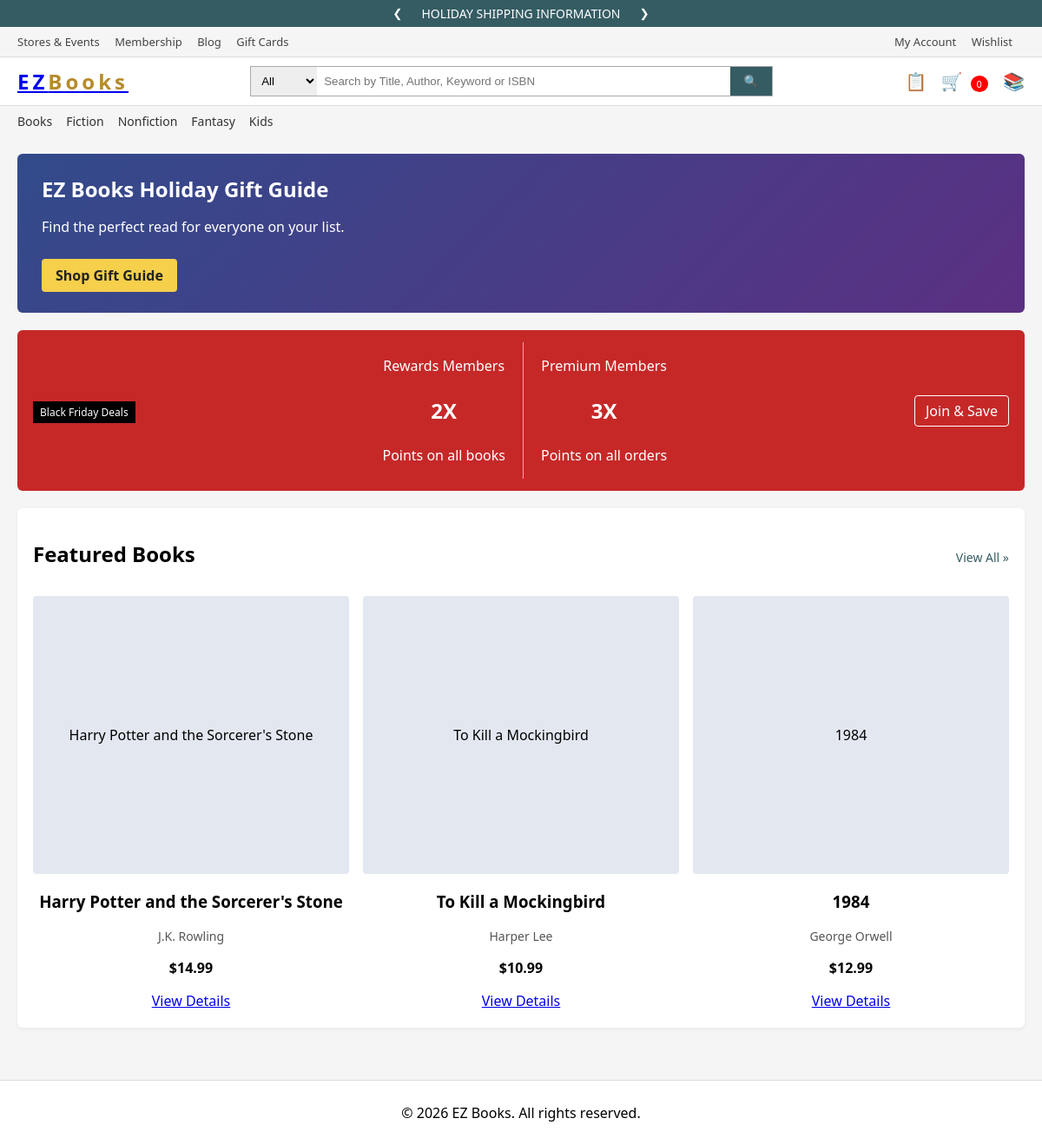
The page / on the database its author committed.
### tables this page shows
CREATE TABLE books (
    book_id INT AUTO_INCREMENT PRIMARY KEY,
    title VARCHAR(150) NOT NULL,
    category VARCHAR(50) NOT NULL,
    list_price DECIMAL(6,2) NOT NULL,
    stock_qty INT NOT NULL,
    published_date DATE NOT NULL,
    image_file VARCHAR(255)
);

### index.php (the view, shortened to what this page needs)
<?php
require 'db_connect.php';
include 'header.php';
$sql = "SELECT b.book_id, b.title, b.category, b.list_price, b.image_file,
               GROUP_CONCAT(DISTINCT CONCAT(a.first_name, ' ', a.last_name) SEPARATOR ', ') AS authors
        FROM books b
        LEFT JOIN book_authors ba ON b.book_id = ba.book_id
        LEFT JOIN authors a ON ba.author_id = a.author_id
        GROUP BY b.book_id
        ORDER BY b.published_date DESC
        LIMIT 4";
$result = $conn->query($sql);
?>
<section class="hero-banner">
  <div class="hero-content">
    <h1>EZ Books Holiday Gift Guide</h1>
    <p>Find the perfect read for everyone on your list.</p>
    <a href="browse.php" class="btn-primary">Shop Gift Guide</a>
  </div>
</section>
<section class="promo-strip">
  <div class="promo-inner">
    <div class="promo-left">
      <span class="promo-tag">Black Friday Deals</span>
    </div>
    <div class="promo-center">
      <div class="promo-block">
        <p class="promo-label">Rewards Members</p>
        <p class="promo-big">2X</p>
        <p class="promo-small">Points on all books</p>
      </div>
      <div class="promo-block">
        <p class="promo-label">Premium Members</p>
        <p class="promo-big">3X</p>
        <p class="promo-small">Points on all orders</p>
      </div>
    </div>
    <div class="promo-right">
      <a href="register.php" class="btn-outline">Join &amp; Save</a>
    </div>
  </div>
</section>
<section class="featured-section">
  <div class="section-header">
    <h2>Featured Books</h2>
    <a href="browse.php">View All &raquo;</a>
  </div>
  <div class="book-grid">
    <?php if ($result && $result->num_rows > 0): ?>
      <?php while ($row = $result->fetch_assoc()): ?>
        <article class="book-card">
          <?php if(!isset($row['image_file'])): ?>
            <div class="book-detail-cover placeholder-cover">
              <?php echo htmlspecialchars($row['title']); ?>
            </div>
          <?php else: ?>
            <div>
              <img src = <?php echo htmlspecialchars($row['image_file'])?> class= "book-detail-cover placeholder-cover">
            </div>
          <?php endif; ?>
          <h3><?php echo htmlspecialchars($row['title']); ?></h3>
          <p class="book-author">
            <?php echo htmlspecialchars($row['authors'] ?: 'Unknown Author'); ?>
          </p>
          <p class="book-price">$<?php echo number_format($row['list_price'], 2); ?></p>
          <a href="book.php?id=<?php echo (int)$row['book_id']; ?>" class="btn-sm">View Details</a>
        </article>
      <?php endwhile; ?>
    <?php else: ?>
      <p>No featured books available.</p>
    <?php endif; ?>
  </div>
</section>
<?php include 'footer.php'; ?>

### styles.css (style rules this page uses)
body.home-body { margin: 0; font-family: system-ui, -apple-system, BlinkMacSystemFont, "Segoe UI", Arial, sans-serif; background: #f5f5f5; }
.hero-banner { background: linear-gradient(135deg, #324b8b, #5b2f82); color: #fff; border-radius: 6px; padding: 24px 28px; margin-bottom: 20px; }
.hero-content h1 { margin: 0 0 8px; }
.btn-primary { display: inline-block; margin-top: 10px; padding: 8px 16px; background: #f6cf4b; color: #222; text-decoration: none; border-radius: 4px; font-weight: 600; }
.promo-strip { background: #c62828; color: #fff; border-radius: 6px; padding: 14px 18px; margin-bottom: 20px; }
.promo-inner { display: flex; align-items: center; justify-content: space-between; }
.promo-tag { background: #000; padding: 4px 8px; font-size: 12px; }
.promo-center { display: flex; gap: 20px; }
.promo-block { text-align: center; }
.promo-big { font-size: 24px; font-weight: bold; }
.btn-outline { border: 1px solid #fff; padding: 6px 12px; border-radius: 4px; text-decoration: none; color: #fff; }
.featured-section { background: #fff; border-radius: 6px; padding: 16px 18px 20px; box-shadow: 0 2px 4px rgba(0,0,0,0.05); }
.section-header { display: flex; justify-content: space-between; align-items: baseline; margin-bottom: 12px; }
.section-header a { font-size: 14px; text-decoration: none; color: #355c63; }
.book-grid { display: grid; grid-template-columns: repeat(auto-fit, minmax(180px, 1fr)); gap: 16px; }
.book-card { text-align: center; }
.placeholder-cover { background: #e3e7f0; height: 180px; display: flex; align-items: center; justify-content: center; border-radius: 4px; margin-bottom: 8px; }
.book-author { font-size: 14px; color: #555; }
.book-price { font-weight: bold; }
.book-detail-cover { flex: 0 0 250px; height: 320px; background: #e3e7f0; display: flex; align-items: center; justify-content: center; border-radius: 4px; }

### rows shown on the page
books: title "Harry Potter and the Sorcerer's Stone", authors "J.K. Rowling", list_price "14.99"
books: title "To Kill a Mockingbird", authors "Harper Lee", list_price "10.99"
books: title "1984", authors "George Orwell", list_price "12.99"

### other values the page prints
$cartCount "0"
